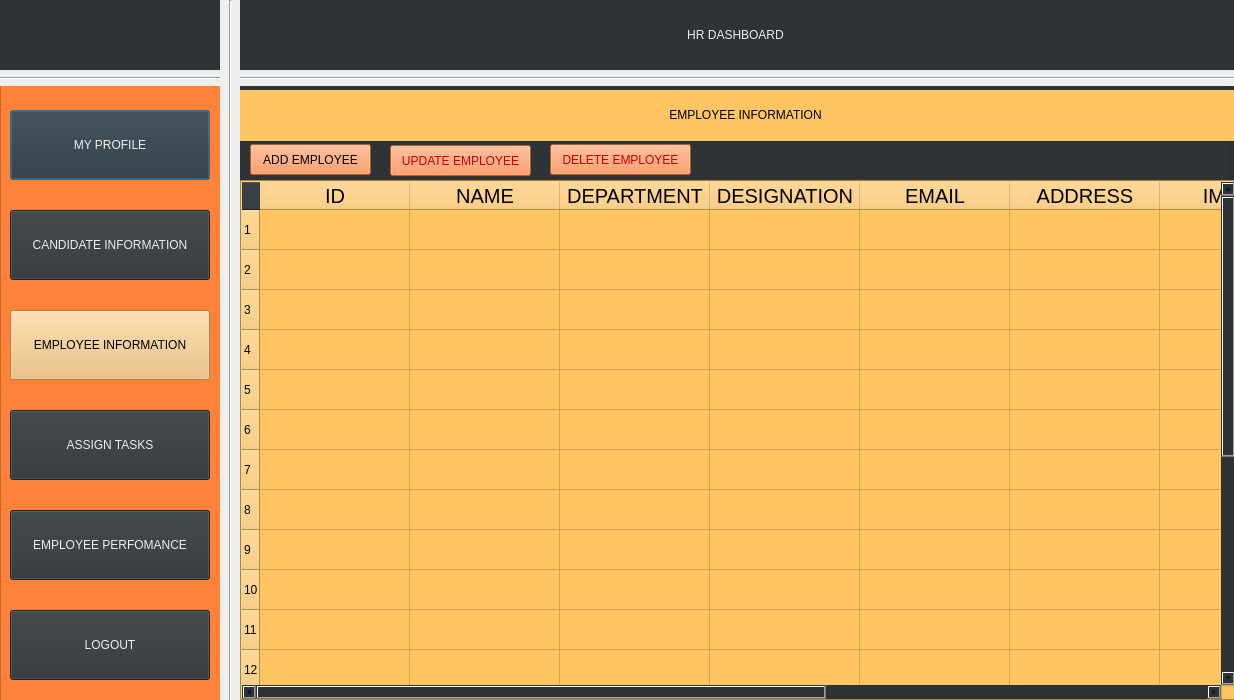
<?xml version="1.0" encoding="UTF-8"?>
<ui version="4.0">
 <class>Dialog</class>
 <widget class="QDialog" name="Dialog">
  <property name="geometry">
   <rect>
    <x>0</x>
    <y>0</y>
    <width>1234</width>
    <height>700</height>
   </rect>
  </property>
  <property name="windowTitle">
   <string>Dialog</string>
  </property>
  <property name="autoFillBackground">
   <bool>false</bool>
  </property>
  <property name="styleSheet">
   <string notr="true">background-color: rgb(46, 52, 54);
border-bottom-color: rgb(238, 238, 236);
border-right-color: rgb(238, 238, 236);
border-top-color: rgb(238, 238, 236);
border-color: rgb(245, 121, 0);</string>
  </property>
  <widget class="QLabel" name="label1">
   <property name="geometry">
    <rect>
     <x>240</x>
     <y>0</y>
     <width>991</width>
     <height>71</height>
    </rect>
   </property>
   <property name="styleSheet">
    <string notr="true">color:rgb(238, 238, 236);
font: 75 30pt &quot;Ubuntu Condensed&quot;;</string>
   </property>
   <property name="text">
    <string>&lt;html&gt;&lt;head/&gt;&lt;body&gt;&lt;p align=&quot;center&quot;&gt;HR DASHBOARD&lt;/p&gt;&lt;/body&gt;&lt;/html&gt;</string>
   </property>
  </widget>
  <widget class="QLabel" name="LOGO">
   <property name="geometry">
    <rect>
     <x>0</x>
     <y>0</y>
     <width>218</width>
     <height>69</height>
    </rect>
   </property>
   <property name="text">
    <string/>
   </property>
   <property name="pixmap">
    <pixmap>logo.png</pixmap>
   </property>
   <property name="scaledContents">
    <bool>true</bool>
   </property>
  </widget>
  <widget class="Line" name="line">
   <property name="geometry">
    <rect>
     <x>-10</x>
     <y>70</y>
     <width>1251</width>
     <height>16</height>
    </rect>
   </property>
   <property name="styleSheet">
    <string notr="true">
background-color: rgb(238, 238, 236);</string>
   </property>
   <property name="orientation">
    <enum>Qt::Horizontal</enum>
   </property>
  </widget>
  <widget class="Line" name="line_2">
   <property name="geometry">
    <rect>
     <x>220</x>
     <y>0</y>
     <width>20</width>
     <height>771</height>
    </rect>
   </property>
   <property name="styleSheet">
    <string notr="true">
background-color: rgb(238, 238, 236);</string>
   </property>
   <property name="orientation">
    <enum>Qt::Vertical</enum>
   </property>
  </widget>
  <widget class="QColumnView" name="columnView">
   <property name="geometry">
    <rect>
     <x>0</x>
     <y>80</y>
     <width>226</width>
     <height>621</height>
    </rect>
   </property>
   <property name="styleSheet">
    <string notr="true">background-color: rgb(255, 130, 59);
</string>
   </property>
  </widget>
  <widget class="QPushButton" name="myprofile">
   <property name="geometry">
    <rect>
     <x>10</x>
     <y>110</y>
     <width>200</width>
     <height>70</height>
    </rect>
   </property>
   <property name="cursor">
    <cursorShape>OpenHandCursor</cursorShape>
   </property>
   <property name="mouseTracking">
    <bool>true</bool>
   </property>
   <property name="acceptDrops">
    <bool>false</bool>
   </property>
   <property name="styleSheet">
    <string notr="true">color: rgb(238, 238, 236);
font: 17pt &quot;Ubuntu&quot;;</string>
   </property>
   <property name="text">
    <string>MY PROFILE</string>
   </property>
  </widget>
  <widget class="QPushButton" name="attendance">
   <property name="geometry">
    <rect>
     <x>10</x>
     <y>210</y>
     <width>200</width>
     <height>70</height>
    </rect>
   </property>
   <property name="cursor">
    <cursorShape>OpenHandCursor</cursorShape>
   </property>
   <property name="styleSheet">
    <string notr="true">color:rgb(238, 238, 236);
font: 75 15pt &quot;Ubuntu Condensed&quot;;</string>
   </property>
   <property name="text">
    <string>CANDIDATE INFORMATION</string>
   </property>
  </widget>
  <widget class="QPushButton" name="tasks">
   <property name="geometry">
    <rect>
     <x>10</x>
     <y>310</y>
     <width>200</width>
     <height>70</height>
    </rect>
   </property>
   <property name="cursor">
    <cursorShape>OpenHandCursor</cursorShape>
   </property>
   <property name="styleSheet">
    <string notr="true">color:rgb(0,0,0);
background-color: rgb(233, 185, 110);
font: 75 15pt &quot;Ubuntu Condensed&quot;;</string>
   </property>
   <property name="text">
    <string>EMPLOYEE INFORMATION</string>
   </property>
  </widget>
  <widget class="QPushButton" name="logout">
   <property name="geometry">
    <rect>
     <x>10</x>
     <y>610</y>
     <width>200</width>
     <height>70</height>
    </rect>
   </property>
   <property name="cursor">
    <cursorShape>OpenHandCursor</cursorShape>
   </property>
   <property name="styleSheet">
    <string notr="true">color:rgb(238, 238, 236);
font: 75 17pt &quot;Ubuntu Condensed&quot;;</string>
   </property>
   <property name="text">
    <string>LOGOUT</string>
   </property>
  </widget>
  <widget class="QColumnView" name="columnView_2">
   <property name="geometry">
    <rect>
     <x>210</x>
     <y>80</y>
     <width>1021</width>
     <height>671</height>
    </rect>
   </property>
   <property name="styleSheet">
    <string notr="true">background-color: rgb(46, 52, 54);
</string>
   </property>
  </widget>
  <widget class="QLabel" name="label1_2">
   <property name="geometry">
    <rect>
     <x>240</x>
     <y>90</y>
     <width>1011</width>
     <height>51</height>
    </rect>
   </property>
   <property name="styleSheet">
    <string notr="true">background-color: rgb(255, 197, 98);
font: 75 30pt &quot;Ubuntu Condensed&quot;;</string>
   </property>
   <property name="text">
    <string>&lt;html&gt;&lt;head/&gt;&lt;body&gt;&lt;p align=&quot;center&quot;&gt;EMPLOYEE INFORMATION&lt;/p&gt;&lt;/body&gt;&lt;/html&gt;</string>
   </property>
  </widget>
  <widget class="QPushButton" name="tasks_2">
   <property name="geometry">
    <rect>
     <x>10</x>
     <y>410</y>
     <width>200</width>
     <height>70</height>
    </rect>
   </property>
   <property name="cursor">
    <cursorShape>OpenHandCursor</cursorShape>
   </property>
   <property name="styleSheet">
    <string notr="true">color:rgb(238, 238, 236);
font: 75 17pt &quot;Ubuntu Condensed&quot;;

</string>
   </property>
   <property name="text">
    <string>ASSIGN TASKS</string>
   </property>
  </widget>
  <widget class="QPushButton" name="logout_2">
   <property name="geometry">
    <rect>
     <x>10</x>
     <y>510</y>
     <width>200</width>
     <height>70</height>
    </rect>
   </property>
   <property name="cursor">
    <cursorShape>OpenHandCursor</cursorShape>
   </property>
   <property name="styleSheet">
    <string notr="true">color:rgb(238, 238, 236);
font: 75 15pt &quot;Ubuntu Condensed&quot;;</string>
   </property>
   <property name="text">
    <string>EMPLOYEE PERFOMANCE</string>
   </property>
  </widget>
  <widget class="QTableWidget" name="employeeTable">
   <property name="geometry">
    <rect>
     <x>240</x>
     <y>180</y>
     <width>997</width>
     <height>521</height>
    </rect>
   </property>
   <property name="styleSheet">
    <string notr="true">background-color: rgb(255, 197, 98);</string>
   </property>
   <property name="frameShape">
    <enum>QFrame::Box</enum>
   </property>
   <property name="rowCount">
    <number>20</number>
   </property>
   <attribute name="horizontalHeaderDefaultSectionSize">
    <number>150</number>
   </attribute>
   <attribute name="horizontalHeaderShowSortIndicator" stdset="0">
    <bool>true</bool>
   </attribute>
   <attribute name="horizontalHeaderStretchLastSection">
    <bool>true</bool>
   </attribute>
   <attribute name="verticalHeaderCascadingSectionResizes">
    <bool>true</bool>
   </attribute>
   <attribute name="verticalHeaderDefaultSectionSize">
    <number>40</number>
   </attribute>
   <attribute name="verticalHeaderShowSortIndicator" stdset="0">
    <bool>true</bool>
   </attribute>
   <attribute name="verticalHeaderStretchLastSection">
    <bool>true</bool>
   </attribute>
   <row/>
   <row/>
   <row/>
   <row/>
   <row/>
   <row/>
   <row/>
   <row/>
   <row/>
   <row/>
   <row/>
   <row/>
   <row/>
   <row/>
   <row/>
   <row/>
   <row/>
   <row/>
   <row/>
   <row/>
   <column>
    <property name="text">
     <string>ID</string>
    </property>
    <property name="font">
     <font>
      <pointsize>15</pointsize>
     </font>
    </property>
   </column>
   <column>
    <property name="text">
     <string>NAME</string>
    </property>
    <property name="font">
     <font>
      <pointsize>15</pointsize>
     </font>
    </property>
   </column>
   <column>
    <property name="text">
     <string>DEPARTMENT</string>
    </property>
    <property name="font">
     <font>
      <pointsize>15</pointsize>
     </font>
    </property>
   </column>
   <column>
    <property name="text">
     <string>DESIGNATION</string>
    </property>
    <property name="font">
     <font>
      <pointsize>15</pointsize>
     </font>
    </property>
   </column>
   <column>
    <property name="text">
     <string>EMAIL</string>
    </property>
    <property name="font">
     <font>
      <pointsize>15</pointsize>
     </font>
    </property>
   </column>
   <column>
    <property name="text">
     <string>ADDRESS</string>
    </property>
    <property name="font">
     <font>
      <pointsize>15</pointsize>
     </font>
    </property>
   </column>
   <column>
    <property name="text">
     <string>IMAGE</string>
    </property>
    <property name="font">
     <font>
      <pointsize>15</pointsize>
     </font>
    </property>
   </column>
   <column>
    <property name="text">
     <string>NO.OF TASKS</string>
    </property>
    <property name="font">
     <font>
      <pointsize>15</pointsize>
     </font>
    </property>
   </column>
   <column>
    <property name="text">
     <string>BASE SALARY</string>
    </property>
    <property name="font">
     <font>
      <pointsize>15</pointsize>
     </font>
    </property>
   </column>
   <column>
    <property name="text">
     <string> SALARY</string>
    </property>
    <property name="font">
     <font>
      <pointsize>15</pointsize>
     </font>
    </property>
   </column>
  </widget>
  <widget class="QPushButton" name="pushButton">
   <property name="geometry">
    <rect>
     <x>250</x>
     <y>144</y>
     <width>121</width>
     <height>31</height>
    </rect>
   </property>
   <property name="sizePolicy">
    <sizepolicy hsizetype="Ignored" vsizetype="Ignored">
     <horstretch>0</horstretch>
     <verstretch>0</verstretch>
    </sizepolicy>
   </property>
   <property name="styleSheet">
    <string notr="true">background-color: rgb(255, 130, 59);</string>
   </property>
   <property name="text">
    <string>ADD EMPLOYEE</string>
   </property>
  </widget>
  <widget class="QPushButton" name="pushButton_2">
   <property name="geometry">
    <rect>
     <x>550</x>
     <y>144</y>
     <width>141</width>
     <height>31</height>
    </rect>
   </property>
   <property name="sizePolicy">
    <sizepolicy hsizetype="Ignored" vsizetype="Ignored">
     <horstretch>0</horstretch>
     <verstretch>0</verstretch>
    </sizepolicy>
   </property>
   <property name="styleSheet">
    <string notr="true">background-color: rgb(255, 130, 59);

color: rgb(204, 0, 0);</string>
   </property>
   <property name="text">
    <string>DELETE EMPLOYEE</string>
   </property>
  </widget>
  <widget class="QPushButton" name="pushButton_3">
   <property name="geometry">
    <rect>
     <x>390</x>
     <y>145</y>
     <width>141</width>
     <height>31</height>
    </rect>
   </property>
   <property name="sizePolicy">
    <sizepolicy hsizetype="Ignored" vsizetype="Ignored">
     <horstretch>0</horstretch>
     <verstretch>0</verstretch>
    </sizepolicy>
   </property>
   <property name="styleSheet">
    <string notr="true">background-color: rgb(255, 130, 59);

color: rgb(204, 0, 0);</string>
   </property>
   <property name="text">
    <string>UPDATE EMPLOYEE</string>
   </property>
  </widget>
  <zorder>columnView_2</zorder>
  <zorder>columnView</zorder>
  <zorder>label1</zorder>
  <zorder>LOGO</zorder>
  <zorder>line</zorder>
  <zorder>line_2</zorder>
  <zorder>tasks</zorder>
  <zorder>logout</zorder>
  <zorder>myprofile</zorder>
  <zorder>attendance</zorder>
  <zorder>label1_2</zorder>
  <zorder>tasks_2</zorder>
  <zorder>logout_2</zorder>
  <zorder>employeeTable</zorder>
  <zorder>pushButton</zorder>
  <zorder>pushButton_2</zorder>
  <zorder>pushButton_3</zorder>
 </widget>
 <resources/>
 <connections/>
</ui>
